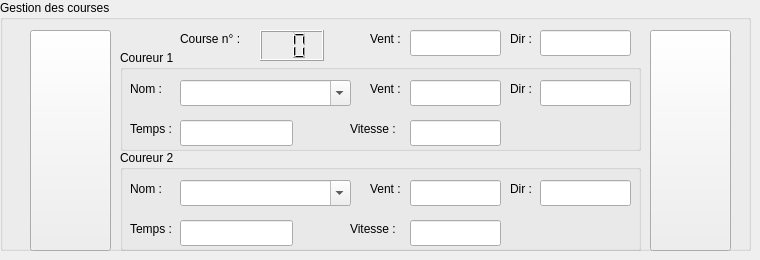
    <widget class="QWidget" name="tab">
     <attribute name="title">
      <string>Course</string>
     </attribute>
     <widget class="QGroupBox" name="gbCourses">
      <property name="geometry">
       <rect>
        <x>0</x>
        <y>0</y>
        <width>751</width>
        <height>251</height>
       </rect>
      </property>
      <property name="title">
       <string>Gestion des courses</string>
      </property>
      <widget class="QPushButton" name="pbLeft">
       <property name="geometry">
        <rect>
         <x>30</x>
         <y>30</y>
         <width>81</width>
         <height>221</height>
        </rect>
       </property>
       <property name="text">
        <string/>
       </property>
       <property name="icon">
        <iconset theme="go-down">
         <normaloff>.</normaloff>.</iconset>
       </property>
       <property name="iconSize">
        <size>
         <width>32</width>
         <height>32</height>
        </size>
       </property>
      </widget>
      <widget class="QLabel" name="label_3">
       <property name="geometry">
        <rect>
         <x>180</x>
         <y>30</y>
         <width>71</width>
         <height>18</height>
        </rect>
       </property>
       <property name="text">
        <string>Course n° : </string>
       </property>
      </widget>
      <widget class="QGroupBox" name="gbCoureur2">
       <property name="geometry">
        <rect>
         <x>120</x>
         <y>150</y>
         <width>521</width>
         <height>101</height>
        </rect>
       </property>
       <property name="title">
        <string>Coureur 2</string>
       </property>
       <widget class="QLabel" name="label_4">
        <property name="geometry">
         <rect>
          <x>10</x>
          <y>30</y>
          <width>58</width>
          <height>18</height>
         </rect>
        </property>
        <property name="text">
         <string>Nom : </string>
        </property>
       </widget>
       <widget class="QLineEdit" name="leT2">
        <property name="geometry">
         <rect>
          <x>60</x>
          <y>70</y>
          <width>113</width>
          <height>26</height>
         </rect>
        </property>
        <property name="readOnly">
         <bool>true</bool>
        </property>
       </widget>
       <widget class="QLineEdit" name="leVit2">
        <property name="geometry">
         <rect>
          <x>290</x>
          <y>70</y>
          <width>91</width>
          <height>26</height>
         </rect>
        </property>
        <property name="readOnly">
         <bool>true</bool>
        </property>
       </widget>
       <widget class="QLineEdit" name="leVent2">
        <property name="geometry">
         <rect>
          <x>290</x>
          <y>30</y>
          <width>91</width>
          <height>26</height>
         </rect>
        </property>
        <property name="readOnly">
         <bool>true</bool>
        </property>
       </widget>
       <widget class="QLabel" name="label_5">
        <property name="geometry">
         <rect>
          <x>10</x>
          <y>70</y>
          <width>58</width>
          <height>18</height>
         </rect>
        </property>
        <property name="text">
         <string>Temps :</string>
        </property>
       </widget>
       <widget class="QLabel" name="label_6">
        <property name="geometry">
         <rect>
          <x>230</x>
          <y>70</y>
          <width>58</width>
          <height>18</height>
         </rect>
        </property>
        <property name="text">
         <string>Vitesse :</string>
        </property>
       </widget>
       <widget class="QLabel" name="label_7">
        <property name="geometry">
         <rect>
          <x>250</x>
          <y>30</y>
          <width>41</width>
          <height>18</height>
         </rect>
        </property>
        <property name="text">
         <string>Vent :</string>
        </property>
       </widget>
       <widget class="QComboBox" name="cbNom2">
        <property name="geometry">
         <rect>
          <x>60</x>
          <y>30</y>
          <width>171</width>
          <height>26</height>
         </rect>
        </property>
        <property name="editable">
         <bool>true</bool>
        </property>
       </widget>
       <widget class="QLabel" name="label_13">
        <property name="geometry">
         <rect>
          <x>390</x>
          <y>30</y>
          <width>31</width>
          <height>18</height>
         </rect>
        </property>
        <property name="text">
         <string>Dir :</string>
        </property>
       </widget>
       <widget class="QLineEdit" name="leDir2">
        <property name="geometry">
         <rect>
          <x>420</x>
          <y>30</y>
          <width>91</width>
          <height>26</height>
         </rect>
        </property>
        <property name="readOnly">
         <bool>true</bool>
        </property>
       </widget>
      </widget>
      <widget class="QLCDNumber" name="lcdNumber">
       <property name="geometry">
        <rect>
         <x>260</x>
         <y>30</y>
         <width>64</width>
         <height>31</height>
        </rect>
       </property>
       <property name="digitCount">
        <number>2</number>
       </property>
       <property name="value" stdset="0">
        <double>0.000000000000000</double>
       </property>
      </widget>
      <widget class="QPushButton" name="pbRight">
       <property name="geometry">
        <rect>
         <x>650</x>
         <y>30</y>
         <width>81</width>
         <height>221</height>
        </rect>
       </property>
       <property name="text">
        <string/>
       </property>
       <property name="icon">
        <iconset theme="go-up">
         <normaloff>.</normaloff>.</iconset>
       </property>
       <property name="iconSize">
        <size>
         <width>32</width>
         <height>32</height>
        </size>
       </property>
      </widget>
      <widget class="QGroupBox" name="gbCoureur1">
       <property name="geometry">
        <rect>
         <x>120</x>
         <y>50</y>
         <width>521</width>
         <height>101</height>
        </rect>
       </property>
       <property name="title">
        <string>Coureur 1</string>
       </property>
       <widget class="QLabel" name="label_8">
        <property name="geometry">
         <rect>
          <x>10</x>
          <y>30</y>
          <width>58</width>
          <height>18</height>
         </rect>
        </property>
        <property name="text">
         <string>Nom : </string>
        </property>
       </widget>
       <widget class="QLineEdit" name="leT1">
        <property name="geometry">
         <rect>
          <x>60</x>
          <y>70</y>
          <width>113</width>
          <height>26</height>
         </rect>
        </property>
        <property name="readOnly">
         <bool>true</bool>
        </property>
       </widget>
       <widget class="QLineEdit" name="leVit1">
        <property name="geometry">
         <rect>
          <x>290</x>
          <y>70</y>
          <width>91</width>
          <height>26</height>
         </rect>
        </property>
        <property name="readOnly">
         <bool>true</bool>
        </property>
       </widget>
       <widget class="QLineEdit" name="leVent1">
        <property name="geometry">
         <rect>
          <x>290</x>
          <y>30</y>
          <width>91</width>
          <height>26</height>
         </rect>
        </property>
        <property name="readOnly">
         <bool>true</bool>
        </property>
       </widget>
       <widget class="QLabel" name="label_9">
        <property name="geometry">
         <rect>
          <x>10</x>
          <y>70</y>
          <width>58</width>
          <height>18</height>
         </rect>
        </property>
        <property name="text">
         <string>Temps :</string>
        </property>
       </widget>
       <widget class="QLabel" name="label_10">
        <property name="geometry">
         <rect>
          <x>250</x>
          <y>30</y>
          <width>58</width>
          <height>18</height>
         </rect>
        </property>
        <property name="text">
         <string>Vent :</string>
        </property>
       </widget>
       <widget class="QLabel" name="label_11">
        <property name="geometry">
         <rect>
          <x>230</x>
          <y>70</y>
          <width>58</width>
          <height>18</height>
         </rect>
        </property>
        <property name="text">
         <string>Vitesse :</string>
        </property>
       </widget>
       <widget class="QComboBox" name="cbNom1">
        <property name="geometry">
         <rect>
          <x>60</x>
          <y>30</y>
          <width>171</width>
          <height>26</height>
         </rect>
        </property>
        <property name="editable">
         <bool>true</bool>
        </property>
       </widget>
       <widget class="QLabel" name="label">
        <property name="geometry">
         <rect>
          <x>390</x>
          <y>30</y>
          <width>31</width>
          <height>18</height>
         </rect>
        </property>
        <property name="text">
         <string>Dir :</string>
        </property>
       </widget>
       <widget class="QLineEdit" name="leDir1">
        <property name="geometry">
         <rect>
          <x>420</x>
          <y>30</y>
          <width>91</width>
          <height>26</height>
         </rect>
        </property>
        <property name="readOnly">
         <bool>true</bool>
        </property>
       </widget>
      </widget>
      <widget class="QLineEdit" name="leVent">
       <property name="geometry">
        <rect>
         <x>410</x>
         <y>30</y>
         <width>91</width>
         <height>26</height>
        </rect>
       </property>
       <property name="readOnly">
        <bool>true</bool>
       </property>
      </widget>
      <widget class="QLabel" name="label_12">
       <property name="geometry">
        <rect>
         <x>370</x>
         <y>30</y>
         <width>41</width>
         <height>18</height>
        </rect>
       </property>
       <property name="text">
        <string>Vent :</string>
       </property>
      </widget>
      <widget class="QLabel" name="label_14">
       <property name="geometry">
        <rect>
         <x>510</x>
         <y>30</y>
         <width>31</width>
         <height>18</height>
        </rect>
       </property>
       <property name="text">
        <string>Dir :</string>
       </property>
      </widget>
      <widget class="QLineEdit" name="leDir">
       <property name="geometry">
        <rect>
         <x>540</x>
         <y>30</y>
         <width>91</width>
         <height>26</height>
        </rect>
       </property>
       <property name="readOnly">
        <bool>true</bool>
       </property>
      </widget>
     </widget>
    </widget>
